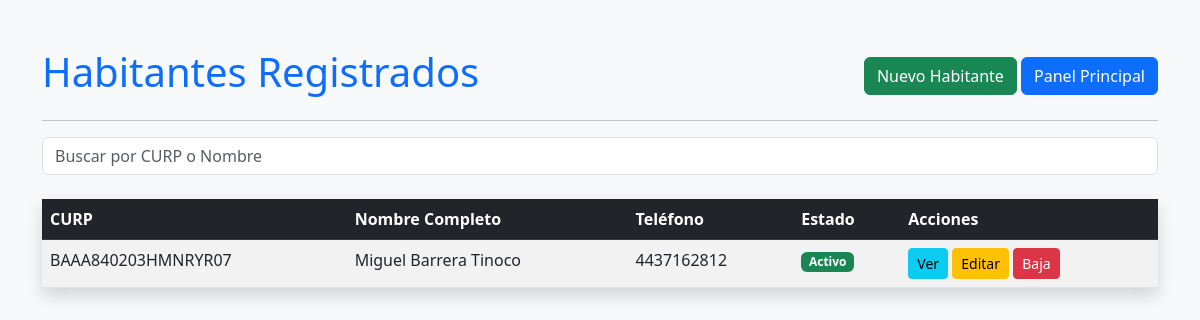
The page /habitantes/lista/ on the database its author committed.
### habitantes/models.py (models this page shows, shortened)
class Habitante(models.Model):
    curp = models.CharField(
        max_length=18,
        unique=True
    )
    nombre = models.CharField(
        max_length=100
    )
    apellido_paterno = models.CharField(
        max_length=100
    )
    apellido_materno = models.CharField(
        max_length=100
    )
    telefono = models.CharField(
        max_length=15
    )
    domicilio = models.CharField(
        max_length=200
    )
    numero_exterior = models.CharField(
        max_length=20
    )
    numero_interior = models.CharField(
        max_length=20,
        blank=True
    )
    codigo_postal = models.CharField(
        max_length=5
    )
    lineas_domicilio = models.IntegerField(
        default=1
    )
    activo = models.BooleanField(
        default=True
    )

### habitantes/views.py (the view)
# urls.py: path("lista/", lista_habitantes, name="lista_habitantes"),
def lista_habitantes(request):
    query = request.GET.get("q")
    if query:
        habitantes = Habitante.objects.filter(nombre__icontains=query)
    else:
        habitantes = Habitante.objects.all()
    return render(request, "habitantes/lista.html", {"habitantes": habitantes})

### habitantes/templates/habitantes/lista.html (shortened to what this page needs)
<!DOCTYPE html>
<html lang="es">
<head>
    <link href="https://cdn.jsdelivr.net/npm/bootstrap@5.3.0/dist/css/bootstrap.min.css"
          rel="stylesheet">
</head>
<body class="bg-light">
<div class="container mt-5">
    <div class="d-flex justify-content-between align-items-center">
        <h1 class="text-primary">
            Habitantes Registrados
        </h1>
        <div>
            <a href="/habitantes/registrar/"
               class="btn btn-success">
                 Nuevo Habitante
            </a>
            <a href="/"
               class="btn btn-primary">
                 Panel Principal
            </a>
        </div>
    </div>
    <hr>
    <form method="GET">
        <input
            type="text"
            name="q"
            class="form-control"
            placeholder="Buscar por CURP o Nombre">
    </form>
    <br>
    <table class="table table-striped table-hover shadow">
        <thead class="table-dark">
        <tr>
            <th>CURP</th>
            <th>Nombre Completo</th>
            <th>Teléfono</th>
            <th>Estado</th>
            <th>Acciones</th>
        </tr>
        </thead>
        <tbody>
        {% for h in habitantes %}
        <tr>
            <td>
                {{ h.curp }}
            </td>
            <td>
                {{ h.nombre }}
                {{ h.apellido_paterno }}
                {{ h.apellido_materno }}
            </td>
            <td>
                {{ h.telefono }}
            </td>
            <td>
                {% if h.activo %}
                <span class="badge bg-success">
                    Activo
                </span>
                {% else %}
                <span class="badge bg-danger">
                    Inactivo
                </span>
                {% endif %}
            </td>
            <td>
                <a href="{% url 'detalle_habitante' h.id %}"
                   class="btn btn-info btn-sm">
                    Ver
                </a>
                <a href="{% url 'modificar_habitante' h.id %}"
                   class="btn btn-warning btn-sm">
                    Editar
                </a>
                <a href="{% url 'baja_habitante' h.id %}"
                   class="btn btn-danger btn-sm">
                    Baja
                </a>
            </td>
        </tr>
        {% endfor %}
        </tbody>
    </table>
</div>
</body>
</html>

### rows shown on the page
Habitante: curp "BAAA840203HMNRYR07", nombre "Miguel", apellido_paterno "Barrera", apellido_materno "Tinoco", telefono "4437162812", activo "Activo"
